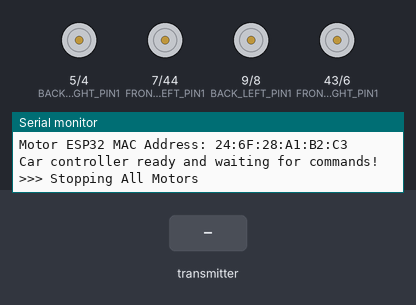
A sketch run on a simulated ESP32. Parts: motor-driver pin pairs drawn as motors (green arrow = first pin HIGH = forward, orange = second pin HIGH = backward, longer = more drive), the last lines printed to the serial monitor. Inputs (shaded band) come from the test bench.

Above: at 1.2 s.
1.3 s: the transmitter starts sending command = FORWARD
At 2.4 s:
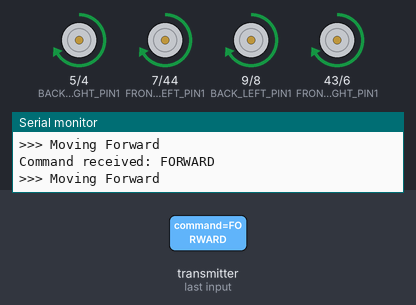
2.8 s: the transmitter starts sending command = BACKWARD
At 3.6 s:
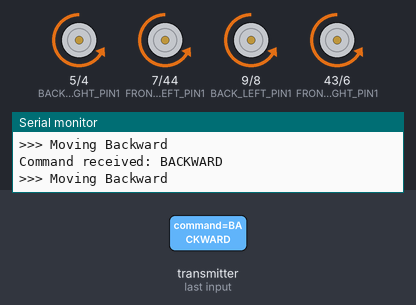
4.3 s: the transmitter starts sending command = LEFT
At 4.7 s:
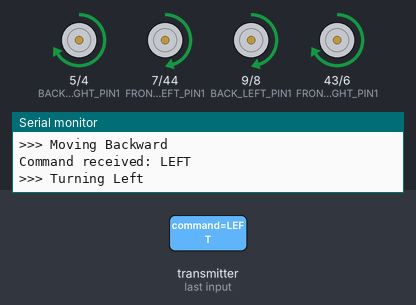
5.8 s: the transmitter starts sending command = RIGHT
At 7.1 s:
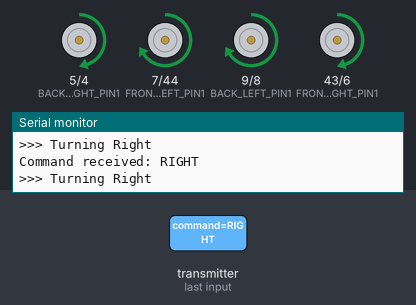
Timing chart, 0 to 8.3 s (numbered marks = the images above; inputs shaded):
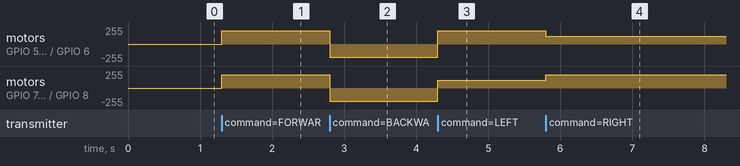

Measured:
- after the input at 1.3 s, motor on GPIO 5 (BACK_RIGHT_PIN1) / GPIO 4 (BACK_RIGHT_PIN2), motor on GPIO 7 (FRONT_LEFT_PIN1) / GPIO 44 (FRONT_LEFT_PIN2), motor on GPIO 9 (BACK_LEFT_PIN1) / GPIO 8 (BACK_LEFT_PIN2), motor on GPIO 43 (FRONT_RIGHT_PIN1) / GPIO 6 (FRONT_RIGHT_PIN2): stopped → forward 199/255 at once
- after the input at 2.8 s, motor on GPIO 5 (BACK_RIGHT_PIN1) / GPIO 4 (BACK_RIGHT_PIN2), motor on GPIO 7 (FRONT_LEFT_PIN1) / GPIO 44 (FRONT_LEFT_PIN2), motor on GPIO 9 (BACK_LEFT_PIN1) / GPIO 8 (BACK_LEFT_PIN2), motor on GPIO 43 (FRONT_RIGHT_PIN1) / GPIO 6 (FRONT_RIGHT_PIN2): forward 199/255 → backward 199/255 at once
- after the input at 4.3 s, motor on GPIO 5 (BACK_RIGHT_PIN1) / GPIO 4 (BACK_RIGHT_PIN2): backward 199/255 → forward 199/255 at once; motor on GPIO 7 (FRONT_LEFT_PIN1) / GPIO 44 (FRONT_LEFT_PIN2): backward 199/255 → forward 120/255 at once
- after the input at 5.8 s, motor on GPIO 5 (BACK_RIGHT_PIN1) / GPIO 4 (BACK_RIGHT_PIN2): forward 199/255 → forward 120/255 at once; motor on GPIO 7 (FRONT_LEFT_PIN1) / GPIO 44 (FRONT_LEFT_PIN2): forward 120/255 → forward 199/255 at once

The sketch:

motor_sketch.ino
```cpp
/*
 * ESP32 (Motor) - Connected to Motors
 * Receives commands from ESP32 (Computer) by ESP-NOW to control motors
 */

#include <esp_now.h>
#include <WiFi.h>

// L298N Driver 1 - Controls Left Side Motors
const int FRONT_LEFT_PIN1 = D8;
const int FRONT_LEFT_PIN2 = D7;

const int BACK_LEFT_PIN1 = D10;
const int BACK_LEFT_PIN2 = D9;

// L298N Driver 2 - Controls Right Side Motors
const int FRONT_RIGHT_PIN1 = D6;
const int FRONT_RIGHT_PIN2 = D5;

const int BACK_RIGHT_PIN1 = D4;
const int BACK_RIGHT_PIN2 = D3;

// Motor speed settings (0-255)
const int FULL_SPEED = 200;       // Maximum speed for forward/backward
const int TURN_OUTER_SPEED = 200; // Outer wheels during turn - full speed
const int TURN_INNER_SPEED = 120; // Inner wheels during turn - slower

// Structure to receive data (matches sender)
typedef struct struct_message {
  char command[20];
} struct_message;

struct_message incomingData;

// Callback function executed when ESP-NOW data is received
void OnDataRecv(const esp_now_recv_info *recv_info, const uint8_t *incomingDataPtr, int len) {
  memcpy(&incomingData, incomingDataPtr, sizeof(incomingData));

  Serial.print("Command received: ");
  Serial.println(incomingData.command);

  String command = String(incomingData.command);

  // Execute the appropriate motor command
  if (command == "FORWARD") {
    moveForward();
  } else if (command == "BACKWARD") {
    moveBackward();
  } else if (command == "LEFT") {
    turnLeft();
  } else if (command == "RIGHT") {
    turnRight();
  } else if (command == "STOP") {
    stopMotors();
  }
}

void setup() {
  Serial.begin(115200);

  // Set motors as output
  pinMode(FRONT_LEFT_PIN1, OUTPUT);
  pinMode(FRONT_LEFT_PIN2, OUTPUT);
  pinMode(BACK_LEFT_PIN1, OUTPUT);
  pinMode(BACK_LEFT_PIN2, OUTPUT);
  pinMode(FRONT_RIGHT_PIN1, OUTPUT);
  pinMode(FRONT_RIGHT_PIN2, OUTPUT);
  pinMode(BACK_RIGHT_PIN1, OUTPUT);
  pinMode(BACK_RIGHT_PIN2, OUTPUT);

  // Configure LEDC PWM channels
  ledcAttach(FRONT_LEFT_PIN1, 5000, 8);
  ledcAttach(FRONT_LEFT_PIN2, 5000, 8);
  ledcAttach(BACK_LEFT_PIN1, 5000, 8);
  ledcAttach(BACK_LEFT_PIN2, 5000, 8);
  ledcAttach(FRONT_RIGHT_PIN1, 5000, 8);
  ledcAttach(FRONT_RIGHT_PIN2, 5000, 8);
  ledcAttach(BACK_RIGHT_PIN1, 5000, 8);
  ledcAttach(BACK_RIGHT_PIN2, 5000, 8);

  // Set device as a Wifi station
  WiFi.mode(WIFI_STA);

  // Print MAC address for reference
  Serial.print("Motor ESP32 MAC Address: ");
  Serial.println(WiFi.macAddress());

  // Initialize ESP-NOW
  if (esp_now_init() != ESP_OK) {
    Serial.println("Error initializing ESP-NOW");
    return;
  }

  // Register receive callback function
  esp_now_register_recv_cb(OnDataRecv);

  Serial.println("Car controller ready and waiting for commands!");
  stopMotors(); // Start with all motors stopped
}

void loop() {
  // Nothing needed here. ESP-NOW handles all commands.
}

// ====== MOTOR CONTROL FUNCTIONS ======

// Sets a motors speed/direction.
void setMotor(int pin1, int pin2, int speed, bool forward) {
  if (forward) {
    ledcWrite(pin1, speed);  // PWM on forward pin
    ledcWrite(pin2, 0);      // Backward pin off
  } else {
    ledcWrite(pin1, 0);      // Forward pin off
    ledcWrite(pin2, speed);  // PWM on backward pin
  }
}

// Move all wheels forward at full speed
void moveForward() {
  Serial.println(">>> Moving Forward");
  setMotor(FRONT_LEFT_PIN1, FRONT_LEFT_PIN2, FULL_SPEED, true);
  setMotor(BACK_LEFT_PIN1, BACK_LEFT_PIN2, FULL_SPEED, true);
  setMotor(FRONT_RIGHT_PIN1, FRONT_RIGHT_PIN2, FULL_SPEED, true);
  setMotor(BACK_RIGHT_PIN1, BACK_RIGHT_PIN2, FULL_SPEED, true);
}

// Move all wheels backward at full speed
void moveBackward() {
  Serial.println(">>> Moving Backward");
  setMotor(FRONT_LEFT_PIN1, FRONT_LEFT_PIN2, FULL_SPEED, false);
  setMotor(BACK_LEFT_PIN1, BACK_LEFT_PIN2, FULL_SPEED, false);
  setMotor(FRONT_RIGHT_PIN1, FRONT_RIGHT_PIN2, FULL_SPEED, false);
  setMotor(BACK_RIGHT_PIN1, BACK_RIGHT_PIN2, FULL_SPEED, false);
}

// Turn left - all wheels move forward, left side slower than right side
void turnLeft() {
  Serial.println(">>> Turning Left");
  setMotor(FRONT_LEFT_PIN1, FRONT_LEFT_PIN2, TURN_INNER_SPEED, true);
  setMotor(BACK_LEFT_PIN1, BACK_LEFT_PIN2, TURN_INNER_SPEED, true);
  setMotor(FRONT_RIGHT_PIN1, FRONT_RIGHT_PIN2, TURN_OUTER_SPEED, true);
  setMotor(BACK_RIGHT_PIN1, BACK_RIGHT_PIN2, TURN_OUTER_SPEED, true);
}

// Turn right - all wheels move forward, right side slower than left side
void turnRight() {
  Serial.println(">>> Turning Right");
  setMotor(FRONT_LEFT_PIN1, FRONT_LEFT_PIN2, TURN_OUTER_SPEED, true);
  setMotor(BACK_LEFT_PIN1, BACK_LEFT_PIN2, TURN_OUTER_SPEED, true);
  setMotor(FRONT_RIGHT_PIN1, FRONT_RIGHT_PIN2, TURN_INNER_SPEED, true);
  setMotor(BACK_RIGHT_PIN1, BACK_RIGHT_PIN2, TURN_INNER_SPEED, true);
}

// Stop all motors immediately
void stopMotors() {
  Serial.println(">>> Stopping All Motors");
  // Set all pins to 0
  ledcWrite(FRONT_LEFT_PIN1, 0);
  ledcWrite(FRONT_LEFT_PIN2, 0);
  ledcWrite(BACK_LEFT_PIN1, 0);
  ledcWrite(BACK_LEFT_PIN2, 0);
  ledcWrite(FRONT_RIGHT_PIN1, 0);
  ledcWrite(FRONT_RIGHT_PIN2, 0);
  ledcWrite(BACK_RIGHT_PIN1, 0);
  ledcWrite(BACK_RIGHT_PIN2, 0);
}
```
